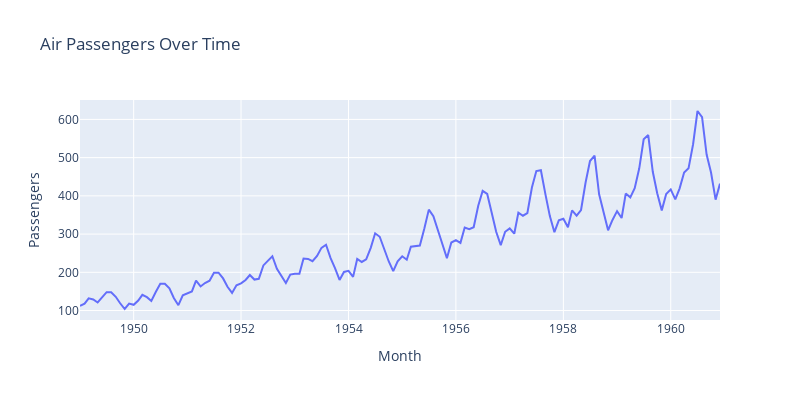

Here is the notebook cell this chart was saved with:
### Code cell
line(
    x=dataframe["Month"],
    y=dataframe["#Passengers"],
    width=800,
    height=400,
    labels={"x": "Month", "y": "Passengers"},
    title="Air Passengers Over Time",
)

### Figure 1 — Plotly figure (JSON) as saved in the notebook; plotly's stock layout.template omitted (floating-point values rounded to 4 significant figures; data arrays with more than 128 entries replaced by an {"elided": "..."} marker saying what was removed)
{"data": [{"hovertemplate": "Month=%{x}<br>Passengers=%{y}<extra></extra>", "legendgroup": "", "line": {"color": "#636efa", "dash": "solid"}, "marker": {"symbol": "circle"}, "mode": "lines", "name": "", "orientation": "v", "showlegend": false, "type": "scatter", "x": {"elided": "144 str values"}, "xaxis": "x", "y": {"elided": "144 float values"}, "yaxis": "y"}], "layout": {"height": 400, "legend": {"tracegroupgap": 0}, "title": {"text": "Air Passengers Over Time"}, "width": 800, "xaxis": {"anchor": "y", "domain": [0, 1], "title": {"text": "Month"}}, "yaxis": {"anchor": "x", "domain": [0, 1], "title": {"text": "Passengers"}}}}
